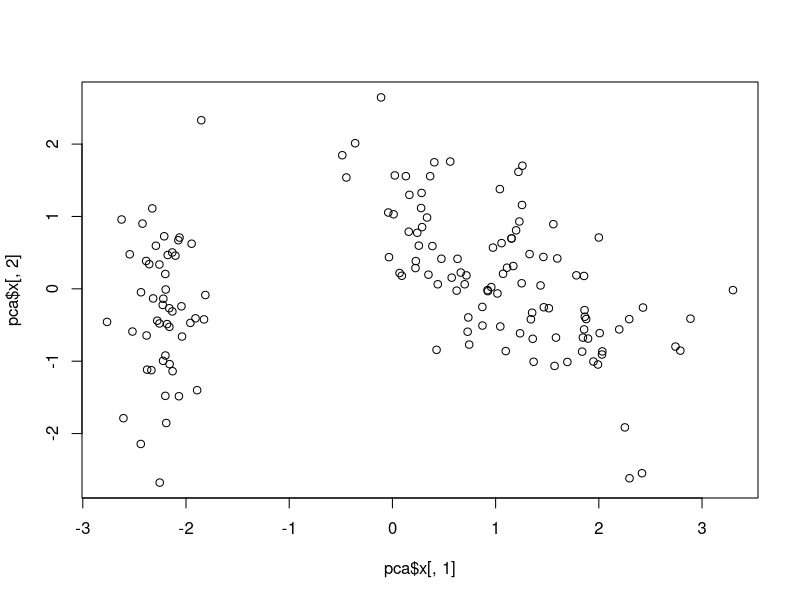
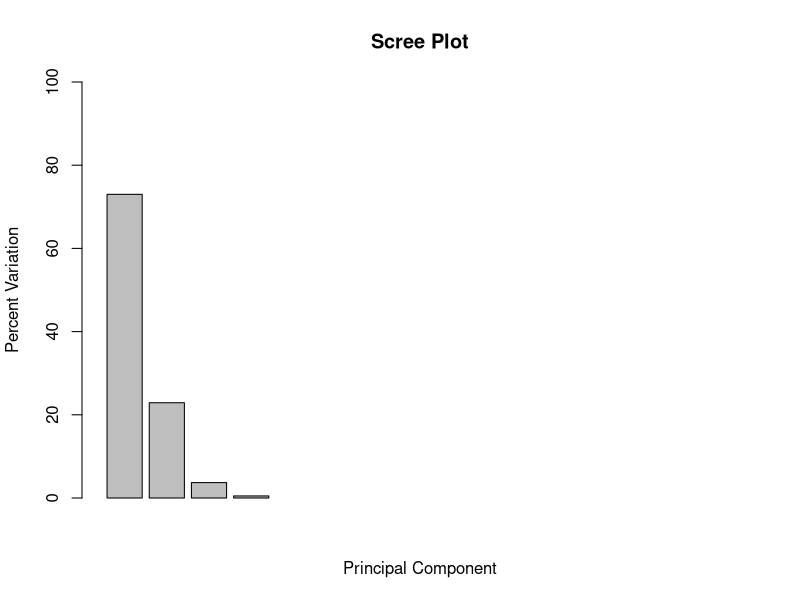

These charts were generated, in order, by the following R code: (Note: this script raises an error after producing the figures.)
data(iris)
str(iris)

pca <- prcomp(iris[,-5], scale = TRUE)

plot(pca$x[,1], pca$x[,2]) 
pca.var <- pca$sdev^2
pca.var.per <- round(pca.var/sum(pca.var)*100, 1)

#plotting the first 2 components - there should be no correlation
barplot(pca.var.per[1:15], main = 'Scree Plot',
        xlab = 'Principal Component',
        ylab = 'Percent Variation', 
        ylim = c(0, 100))

pca_absorp$rotation[,1:2]

pca.data <- data.frame(Sample = (1:nrow(iris)),
                       PC1 = pca$x[,1],
                       PC2 = pca$x[,2],
                       Species = iris$Species)

#to see which samples are where 
library(ggplot2)
ggplot(data = pca.data, aes(x = PC1, y = PC2, label = Sample, color = Species))+
  geom_text()+
  xlab(paste('PC1 -', pca.var.per[1], '%', sep = ""))+
  ylab(paste('PC2 -', pca.var.per[2], '%', sep = ""))+
  theme_bw()+
  ggtitle("My PCA Graph")

ggplot(data = pca.data, aes(x = PC1, y = PC2, label = Sample))+
  geom_text()+
  xlab(paste('PC1 -', pca.var.per[1], '%', sep = ""))+
  ylab(paste('PC2 -', pca.var.per[2], '%', sep = ""))+
  theme_bw()+
  ggtitle("My PCA Graph")

#loading scores for PC1
loading_scores <- pca$rotation[,1]
variable_scores <- abs(loading_scores)
variable_scores_ranked <- sort(variable_scores, decreasing = TRUE)
variable_scores_ranked
